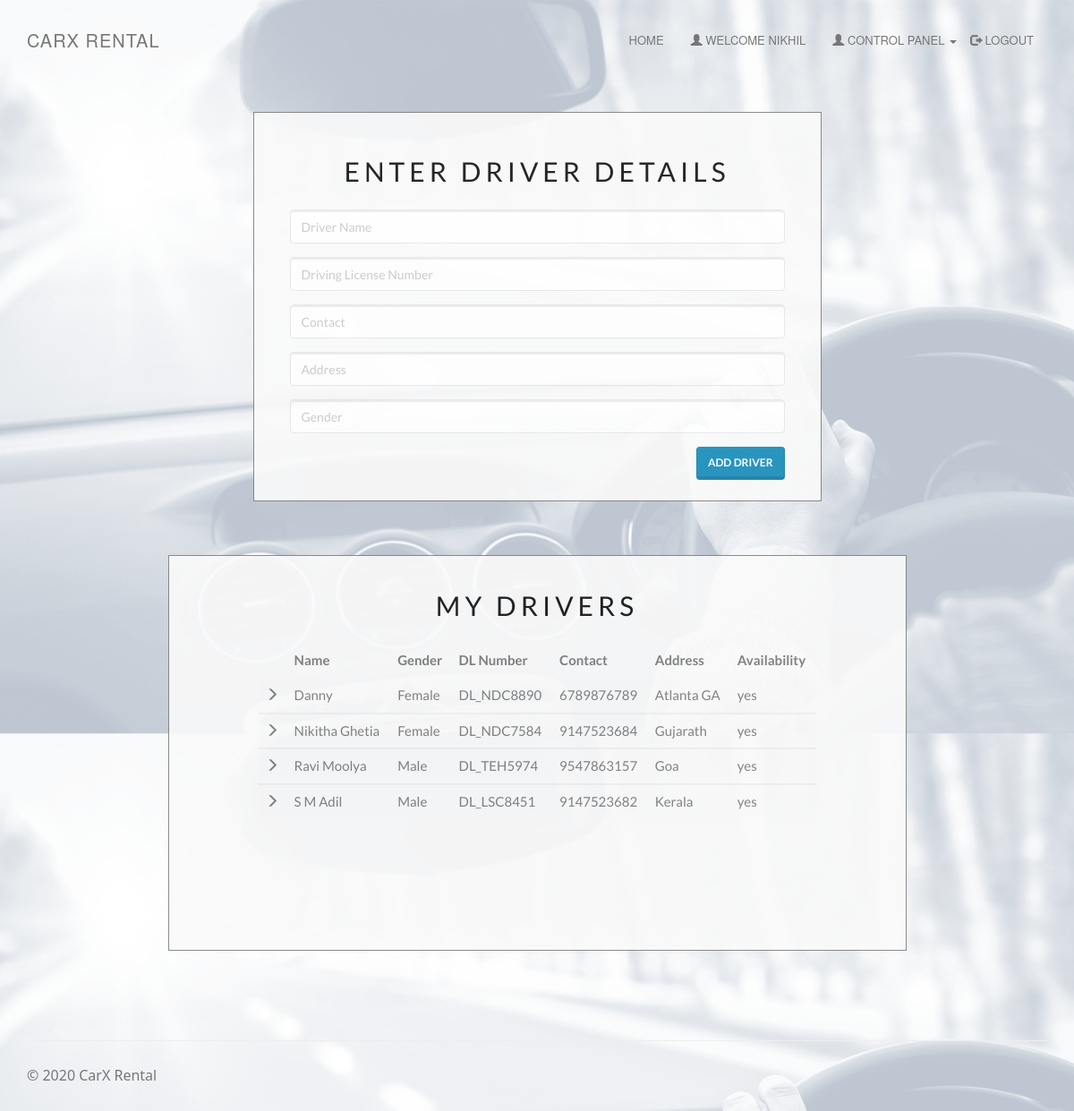
The page /enterdriver.php (signed in) on the database its author committed.
### tables this page shows
CREATE TABLE `driver` (
  `driver_id` int(20) NOT NULL,
  `driver_name` varchar(50) NOT NULL,
  `dl_number` varchar(50) NOT NULL,
  `driver_phone` varchar(15) NOT NULL,
  `driver_address` varchar(50) NOT NULL,
  `driver_gender` varchar(10) NOT NULL,
  `client_username` varchar(50) NOT NULL,
  `driver_availability` varchar(10) NOT NULL
);

### enterdriver.php (the view, shortened to what this page needs)
<!DOCTYPE html>
<html>
<?php
include('session_client.php'); ?>
<head>
    <link rel="stylesheet" href="assets/bootstrap/css/bootstrap.min.css">
    <link rel="stylesheet" href="assets/fonts/font-awesome.min.css">
    <link rel="stylesheet" href="assets/w3css/w3.css">
    <link rel="stylesheet" type="text/css" href="assets/css/customerlogin.css">
    <link rel="stylesheet" type="text/css" media="screen" href="assets/css/clientpage.css" />
    <link rel="stylesheet" href="assets/css/user.css">
</head>
<body>
 <nav class="navbar navbar-custom navbar-fixed-top" role="navigation" >
        <div class="container">
            <div class="navbar-header">
                <a class="navbar-brand page-scroll" href="index.php">
                    CARX RENTAL </a>
            </div>
            <?php
                if(isset($_SESSION['login_client'])){
            ?>
            <div class="collapse navbar-collapse navbar-right navbar-main-collapse">
                <ul class="nav navbar-nav">
                    <li>
                        <a href="index.php">Home</a>
                    </li>
                    <li>
                        <a href="#"><span class="glyphicon glyphicon-user"></span> Welcome <?php echo $_SESSION['login_client']; ?></a>
                    </li>
                    <li>
                    <ul class="nav navbar-nav navbar-right">
            <li><a href="#" class="dropdown-toggle active" data-toggle="dropdown" role="button" aria-haspopup="true" aria-expanded="false"><span class="glyphicon glyphicon-user"></span> Control Panel <span class="caret"></span> </a>
            </li>
          </ul>
                    </li>
                    <li>
                        <a href="logout.php"><span class="glyphicon glyphicon-log-out"></span> Logout</a>
                    </li>
                </ul>
            </div>
            <?php
                }
                ?>
        </div>
    </nav>
    <div class="container" style="margin-top: 65px;" >
    <div class="col-md-7" style="float: none; margin: 0 auto;">
      <div class="form-area">
        <form role="form" action="enterdriver1.php" method="POST">
        <br style="clear: both">
          <h3 style="margin-bottom: 25px; text-align: center; font-size: 30px;"> Enter Driver Details </h3>
          <div class="form-group">
            <input type="text" class="form-control" id="driver_name" name="driver_name" placeholder="Driver Name " required autofocus="">
          </div>
          <div class="form-group">
            <input type="text" class="form-control" id="dl_number" name="dl_number" placeholder="Driving License Number" required>
          </div>
          <div class="form-group">
            <input type="text" class="form-control" id="driver_phone" name="driver_phone" placeholder="Contact" required>
          </div>
          <div class="form-group">
            <input type="text" class="form-control" id="driver_address" name="driver_address" placeholder="Address" required>
          </div>
          <div class="form-group">
            <input type="text" class="form-control" id="driver_gender" name="driver_gender" placeholder="Gender" required>
          </div>
           <button type="submit" id="submit" name="submit" class="btn btn-primary pull-right"> Add Driver</button>
        </form>
      </div>
    </div>
    <div class="col-md-9" style="float: none; margin: 0 auto;">
    <div class="form-area" style="padding: 0px 100px 100px 100px;">
        <form action="" method="POST">
        <br style="clear: both">
          <h3 style="margin-bottom: 25px; text-align: center; font-size: 30px;"> My Drivers </h3>
<?php
$user_check=$_SESSION['login_client'];
$sql = "SELECT * FROM driver d WHERE d.client_username='$user_check' ORDER BY driver_name";
$result = mysqli_query($conn, $sql);
if (mysqli_num_rows($result) > 0) {
  ?>
  <table class="table table-striped">
    <thead class="thead-dark">
      <tr>
        <th>     </th>
        <th> Name</th>
        <th> Gender </th>
        <th> DL Number </th>
        <th> Contact </th>
        <th> Address </th>
        <th> Availability </th>
      </tr>
    </thead>
    <?PHP
      while($row = mysqli_fetch_assoc($result)){
    ?>
  <tbody>
    <tr>
      <td> <span class="glyphicon glyphicon-menu-right"></span> </td>
      <td><?php echo $row["driver_name"]; ?></td>
      <td><?php echo $row["driver_gender"]; ?></td>
      <td><?php echo $row["dl_number"]; ?></td>
      <td><?php echo $row["driver_phone"]; ?></td>
      <td><?php echo $row["driver_address"]; ?></td>
      <td><?php echo $row["driver_availability"]; ?></td>
    </tr>
  </tbody>
  <?php } ?>
  </table>
    <br>
  <?php } else { ?>
  <h4><center>0 Drivers available</center> </h4>
  <?php } ?>
        </form>
</div>
        </div>
    </div>
</body>
<footer class="site-footer">
        <div class="container">
            <hr>
            <div class="row">
                <div class="col-sm-6">
                    <h5>© 2020 CarX Rental</h5>
                </div>
            </div>
        </div>
    </footer>
</html>

### assets/w3css/w3.css (style rules this page uses)
*,*:before,*:after { box-sizing:inherit }
html { -ms-text-size-adjust:100%;-webkit-text-size-adjust:100% }
body { margin:0 }
article,aside,details,figcaption,figure,footer,header,main,menu,nav,section,summary { display:block }
a { background-color:transparent;-webkit-text-decoration-skip:objects }
hr { box-sizing:content-box;height:0;overflow:visible }
button,input,select,textarea { font:inherit;margin:0 }
button,input { overflow:visible }
button,select { text-transform:none }
button,html [type=button],[type=reset],[type=submit] { -webkit-appearance:button }
html,body { font-family:Verdana,sans-serif;font-size:15px;line-height:1.5 }
html { overflow-x:hidden }
h3 { font-size:24px }
h5 { font-size:18px }
h1,h2,h3,h4,h5,h6 { font-family:"Segoe UI",Arial,sans-serif;font-weight:400;margin:10px 0 }
hr { border:0;border-top:1px solid #eee;margin:20px 0 }
a { color:inherit }

### assets/css/customerlogin.css (style rules this page uses)
body, html { height: 100%; }
body { padding-top: 50px; background: url("../../assets/img/forcustomer.png"); background-size: 100%; }
footer { display: block; }

### assets/css/clientpage.css (style rules this page uses)
.form-area { background-color: #FAFAFA; padding: 10px 40px 60px; margin: 10px 0px 60px; border: 1px solid GREY; opacity: 0.9; }

### assets/css/user.css (style rules this page uses)
body, html { height: 100%; margin: 0; font: 400 15px/1.8 "Lato", sans-serif; color: #777; }
.navbar-custom { margin-bottom: 0; border-bottom: 1px solid rgba(255, 255, 255, .3); text-transform: uppercase; font-family: Montserrat, "Helvetica Neue", Helvetica, Arial, sans-serif; background-color: white; }
.navbar-custom .navbar-brand { font-size: 20px; text-transform: none; letter-spacing: 1px; }
.navbar-custom .nav li a { -webkit-transition: background .3s ease-in-out; -moz-transition: background .3s ease-in-out; transition: background .3s ease-in-out; }
@media (min-width:768px) { .navbar-custom { padding: 20px 0; border-bottom: 0; font-size: 13px; background: 0 0; -webkit-transition: background .5s ease-in-out, padding .5s ease-in-out; -moz-transition: background .5s ease-in-out, padding .5s ease-in-out; transition: background .5s ease-in-out, padding .5s ease-in-out; } }
h3 { letter-spacing: 5px; text-transform: uppercase; font: 20px "Lato", sans-serif; color: #111; }
.site-footer { padding: 20px 0; text-align: center; }
@media (min-width:768px) { .site-footer h5 { text-align: left; } }
.site-footer h5 { color: inherit; font-size: 16px; }

### rows shown on the page
driver: driver_name "Danny", driver_gender "Female", dl_number "DL_NDC8890", driver_phone "6789876789", driver_address "Atlanta GA", driver_availability "yes"
driver: driver_name "Nikitha Ghetia", driver_gender "Female", dl_number "DL_NDC7584", driver_phone "9147523684", driver_address "Gujarath", driver_availability "yes"
driver: driver_name "Ravi Moolya", driver_gender "Male", dl_number "DL_TEH5974", driver_phone "9547863157", driver_address "Goa", driver_availability "yes"
driver: driver_name "S M Adil", driver_gender "Male", dl_number "DL_LSC8451", driver_phone "9147523682", driver_address "Kerala", driver_availability "yes"

### other values the page prints
$_SESSION['login_client'] "NIKHIL"
